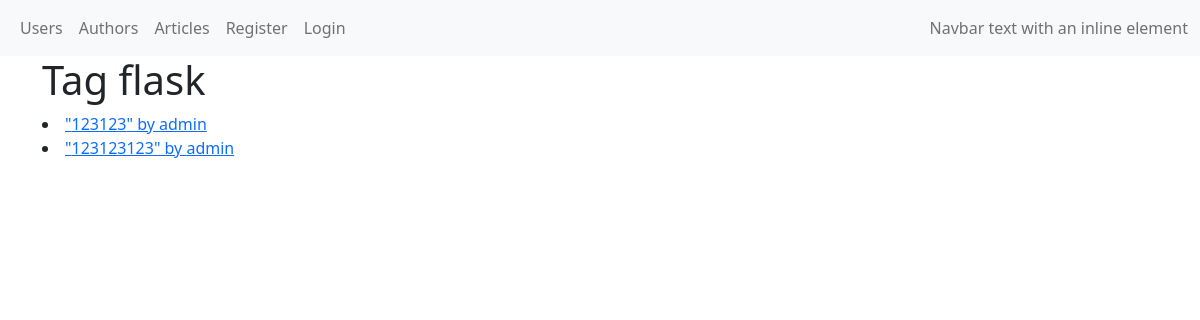
Screenshot of /articles/tag/1 with the database file from the repository.
### blog/models/tag.py (models this page shows, shortened)
class Tag(db.Model):
    __tablename__ = 'tags'
    id = db.Column(db.Integer, primary_key=True)
    name = db.Column(db.String(255), nullable=False)
    article = relationship('Article', secondary=article_tag_association_table, back_populates='tag')

### blog/models/article.py (models this page shows, shortened)
class Article(db.Model):
    __tablename__ = 'articles'
    id = db.Column(db.Integer, primary_key=True)
    author_id = db.Column(db.Integer, ForeignKey('authors.id'), nullable=False)
    title = db.Column(db.String(255))
    text = db.Column(db.String)
    created_at = db.Column(db.DateTime, default=datetime.utcnow)
    updated_at = db.Column(db.DateTime, default=datetime.utcnow, onupdate=datetime.utcnow)
    author = relationship('Author', back_populates='article')
    tag = relationship(
        "Tag",
        secondary=article_tag_association_table,
        back_populates="article",
    )

### blog/models/user.py (models this page shows, shortened)
class User(db.Model, UserMixin):
    __tablename__ = 'users'
    id = db.Column(db.Integer, primary_key=True)
    is_stuff = db.Column(db.Boolean)
    username = db.Column(db.String(255), unique=True, nullable=False)
    first_name = db.Column(db.String(255))
    last_name = db.Column(db.String(255))
    password = db.Column(db.String(255))
    email = db.Column(db.String(255), default="", server_default="")
    author = relationship('Author', uselist=False, back_populates='user')

### blog/article/views.py (the view)
@article.route('/tag/<int:pk>')
def tag_article_list(pk: int):
    try:
        tag = Tag.query.filter_by(id=pk).one_or_none()
    except KeyError:
        raise NotFound(f'Tag id {pk} is not found')
    articles = tag.article
    return render_template('tags/details.html',
                           articles=articles, tag_name=tag.name,
                           )

### blog/templates/tags/details.html (shortened to what this page needs)
{% extends 'base.html' %}
{% block body %}
<div class="row">
    <div class="col">
        <h1>Tag {{ tag_name }} </h1>
        {% for article in articles %}
            <li><a href="{{ url_for('article.get_article', pk = article.id) }}">"{{ article.title }}" by {{ article.author.user.username }}</a></li>
        {% endfor %}
    </div>
</div>
{% endblock %}

### rows the page displays
Tag: name "flask"
Article: title "123123", author.user.username "admin"
Article: title "123123123", author.user.username "admin"
